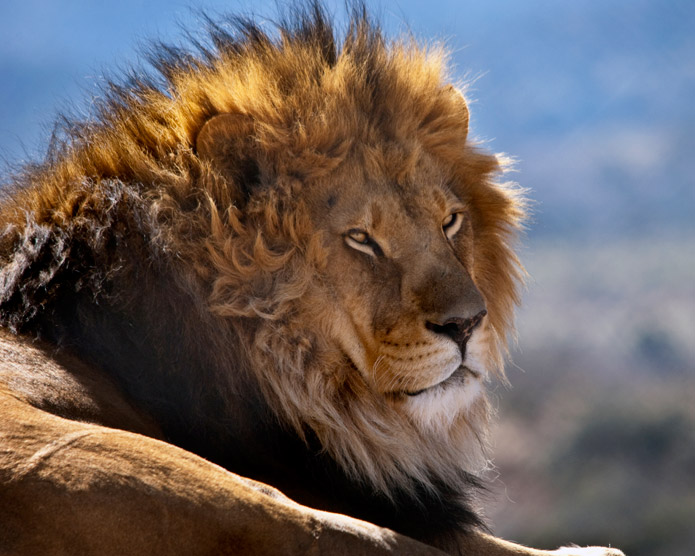
#> input picture image_processing/8_geo_transfom/lionBMP.jpg, 695 x 556 px
$ python translation.py
#> lines starting #> are read from the running program, lines starting #| are printed output that depends on the picture
############################################
## Import OpenCV
import numpy as np
import cv2
############################################

############################################
## Read the image
img= cv2.imread('lionBMP.jpg')
#> img is the input picture: shape (556, 695, 3); mean B, G, R 93.5, 96.3, 106.5
rows,cols, channels = img.shape
#> rows = 556; cols = 695; channels = 3
############################################

############################################
## Do the processing
############################################
M = np.float32([[1,0,100],[0,1,50]])
dst = cv2.warpAffine(img,M,(cols,rows))
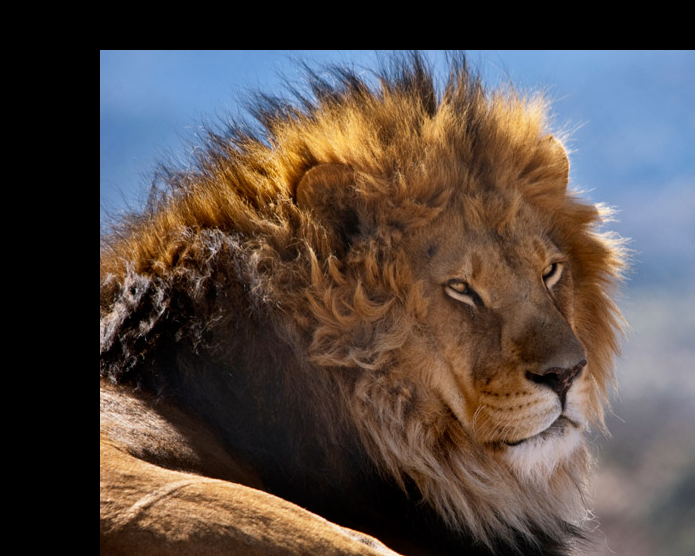
#> dst: shape (556, 695, 3); mean B, G, R 68.6, 73.4, 84.1

############################################
## Show the image
cv2.imshow('image',img)
cv2.imshow('transform', dst)
############################################

############################################
## Close and exit
cv2.waitKey(0)
cv2.destroyAllWindows()
############################################
